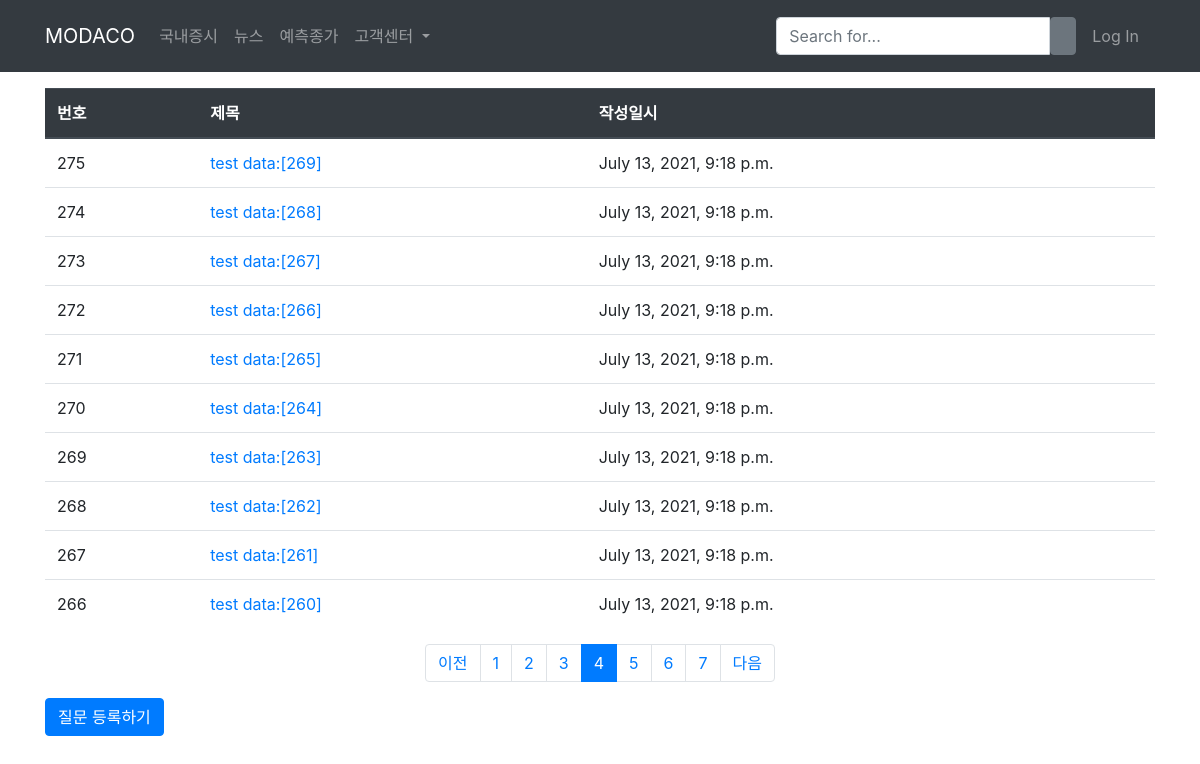
Page /board/?page=4 on the committed database.
### customer_board/models.py (models this page shows, shortened)
class Question(models.Model):
    subject = models.CharField(max_length=200)
    content = models.TextField()
    create_date = models.DateTimeField()

### customer_board/views.py (the view)
# urls.py: path('', views.board, name='board'),
def board(request):
    page = request.GET.get('page','1') #페이지
    question_list = Question.objects.order_by('-create_date')
    paginator = Paginator(question_list,10) #페이지당 10개 출력
    page_obj = paginator.get_page(page)
    context = {'question_list': page_obj}
    return render(request, 'customer_board/question_list.html', context)

### customer_board/templatetags/board_filter.py (called while the page is built)
@register.filter
def sub(value, arg):
    return value - arg

### templates/customer_board/question_list.html (shortened to what this page needs)
<!DOCTYPE html>
<html lang="en">
<head>
{% extends 'base_temp.html' %}
{% load board_filter %}
{% block content %}
</head>
<body>
<div class="container my-3">
    <table class="table">
        <thead>
        <tr class="thead-dark">
            <th>번호</th>
            <th>제목</th>
            <th>작성일시</th>
        </tr>
        </thead>
        <tbody>
        {% if question_list %}
        {% for question in question_list %}
        <tr>
            <td>{{ question_list.paginator.count|sub:question_list.start_index|sub:forloop.counter0|add:1 }}</td>
            <td>
                <a href="{% url 'customer_board:detail' question.id %}">{{ question.subject }}</a>
            </td>
            <td>{{ question.create_date }}</td>
        </tr>
        {% endfor %}
        {% else %}
        <tr>
            <td colspan="3">질문이 없습니다.</td>
        </tr>
        {% endif %}
        </tbody>
    </table>
    <ul class="pagination justify-content-center">
        {% if question_list.has_previous %}
        <li class="page-item">
            <a class="page-link" href="?page={{ question_list.previous_page_number }}">
                이전
            </a>
        </li>
        {% else %}
         <li class="page-item disabled">
            <a class="page-link" tabindex="-1" aria-disabled="true" href="#">이전</a>
         </li>
        {% endif %}
        {% for page_number in question_list.paginator.page_range %}
        {% if page_number >= question_list.number|add:-3 and page_number <= question_list.number|add:3 %}
            {% if page_number == question_list.number %}
            <li class="page-item active" aria-current="page">
                <a class="page-link" href="?page={{ page_number }}">{{ page_number }}</a>
            </li>
            {% else %}
            <li class="page-item">
                <a class="page-link" href="?page={{ page_number }}">{{ page_number }}</a>
            </li>
            {% endif %}
        {% endif %}
        {% endfor %}
        {% if question_list.has_next %}
        <li class="page-item">
            <a class="page-link" href="?page={{ question_list.next_page_number }}">다음</a>
        </li>
        {% else %}
        <li class="page-item disabled">
            <a class="page-link" tabindex="-1" aria-disabled="true" href="#">다음</a>
        </li>
        {% endif %}
    </ul>
    <a href="{% url 'customer_board:question_create' %}" class="btn btn-primary">질문 등록하기</a>
</div>
{% endblock %}

### rows in the picture
Question: paginator.count|sub "275", subject "test data:[269]", create_date "July 13, 2021, 9:18 p.m."
Question: paginator.count|sub "274", subject "test data:[268]", create_date "July 13, 2021, 9:18 p.m."
Question: paginator.count|sub "273", subject "test data:[267]", create_date "July 13, 2021, 9:18 p.m."
Question: paginator.count|sub "272", subject "test data:[266]", create_date "July 13, 2021, 9:18 p.m."
Question: paginator.count|sub "271", subject "test data:[265]", create_date "July 13, 2021, 9:18 p.m."
Question: paginator.count|sub "270", subject "test data:[264]", create_date "July 13, 2021, 9:18 p.m."
Question: paginator.count|sub "269", subject "test data:[263]", create_date "July 13, 2021, 9:18 p.m."
Question: paginator.count|sub "268", subject "test data:[262]", create_date "July 13, 2021, 9:18 p.m."
Question: paginator.count|sub "267", subject "test data:[261]", create_date "July 13, 2021, 9:18 p.m."
Question: paginator.count|sub "266", subject "test data:[260]", create_date "July 13, 2021, 9:18 p.m."

### other values in the picture
{{ page_number }} "1" "2" "3" "5" "6" "7"
{{ page_number }} "4"
